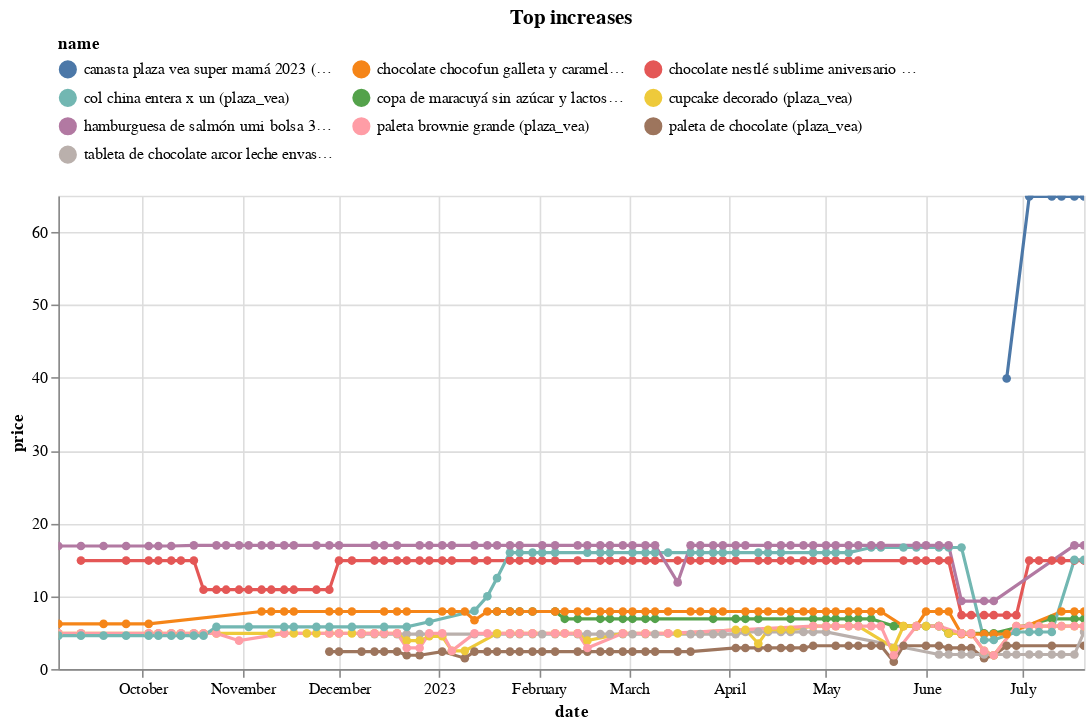

Write notebook code for a chart like this one.
### Code cell
(top_changes
 .sort_values('change')
 .tail(10)
 .pipe(plot_changes, 'Top increases')
)

### Figure 1 — Vega-Lite specification as saved in the notebook (floating-point values rounded to 4 significant figures; data arrays with more than 128 entries replaced by an {"elided": "..."} marker saying what was removed)
{"config": {"view": {"continuousWidth": 300, "continuousHeight": 300}, "legend": {"columns": 3, "orient": "top"}}, "data": {"name": "data-7e7ff3e03e60fac8d224997cf7edc645"}, "mark": {"type": "line", "point": true}, "encoding": {"color": {"field": "name", "scale": {"domain": ["canasta plaza vea super mamá 2023 (plaza_vea)", "chocolate chocofun galleta y caramelo bolsa 210g (plaza_vea)", "chocolate nestlé sublime aniversario paquete 6un (plaza_vea)", "col china entera x un (plaza_vea)", "copa de maracuyá sin azúcar y lactosa (plaza_vea)", "cupcake decorado (plaza_vea)", "hamburguesa de salmón umi bolsa 360g (plaza_vea)", "paleta brownie grande (plaza_vea)", "paleta de chocolate (plaza_vea)", "tableta de chocolate arcor leche envase 58g (plaza_vea)"]}, "type": "nominal"}, "tooltip": [{"field": "name", "type": "nominal"}, {"field": "price", "type": "quantitative"}, {"field": "last_price", "type": "quantitative"}], "x": {"field": "date", "type": "temporal"}, "y": {"field": "price", "type": "quantitative"}}, "params": [{"name": "param_5", "select": {"type": "point", "fields": ["name"]}, "bind": "legend"}, {"name": "param_6", "select": {"type": "interval", "encodings": ["x", "y"]}, "bind": "scales"}], "title": "Top increases", "transform": [{"filter": {"param": "param_5"}}], "width": 650, "$schema": "https://vega.github.io/schema/vega-lite/v5.8.0.json", "datasets": {"data-7e7ff3e03e60fac8d224997cf7edc645": {"elided": "535 records"}}}
